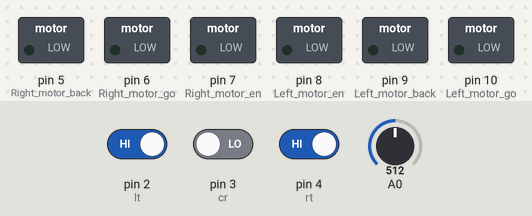
A sketch run on a simulated Arduino Uno, built with avr-gcc and run on an emulated ATmega328P. Shown: switched loads named in the sketch (green lamp = pin HIGH). The inputs (shaded band) are chosen by the test bench; at power-on: pin 2 (lt) HIGH, pin 3 (cr) LOW, pin 4 (rt) HIGH, A0 = 512.

Above: at 1.2 s.
1.3 s: pin 2 (lt) driven LOW
At 2.5 s:
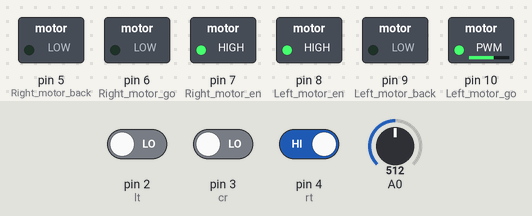
2.8 s: pin 3 (cr) driven HIGH and pin 4 (rt) driven LOW
At 3.7 s:
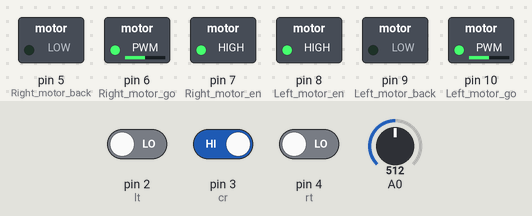
4.3 s: A0 set to 716
At 4.9 s:
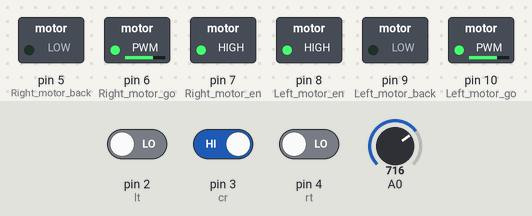
5.8 s: pin 4 (rt) driven HIGH
At 7.2 s:
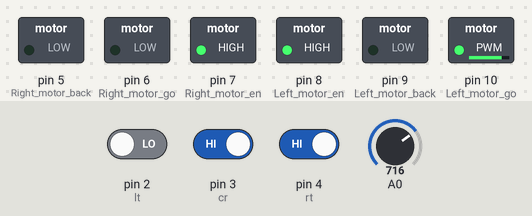
Timing chart, 0 to 8.3 s (numbered marks = the images above; inputs shaded):
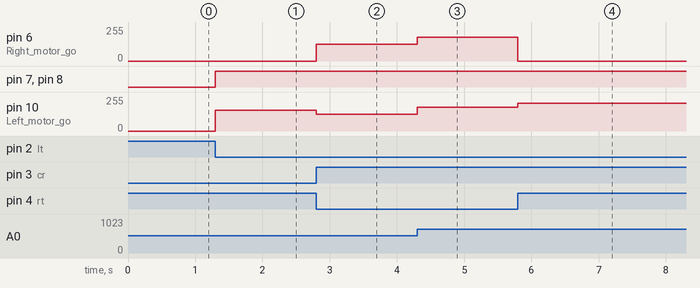

The sketch:

3_Wheels.ino
```cpp
int dwqv;
int V;
//循迹传感器定义
#define lt 2
#define cr 3
#define rt 4
int l,c,r;
//电机驱动定义
const int Left_motor_back=9;       //左电机后退(IN1) pwm
const int Left_motor_go=10;        //左电机前进(IN2) pwm
const int Left_motor_en=8;         // 右电机使能 非pwm引脚

const int Right_motor_go=6;      // 右电机前进(IN4) pwm
const int Right_motor_back=5;    // 右电机后退(IN3) pwm
const int Right_motor_en=7;      // 右电机使能     非pwm

void setup() {
Serial.begin(9600);
pinMode(lt,INPUT);pinMode(cr,INPUT);pinMode(rt,INPUT);

pinMode(Left_motor_go,OUTPUT); // PIN 10 (PWM)
pinMode(Left_motor_back,OUTPUT); // PIN 9 (PWM)
pinMode(Left_motor_en,OUTPUT);// PIN 8

pinMode(Right_motor_go,OUTPUT);// PIN 6 (PWM)
pinMode(Right_motor_back,OUTPUT);// PIN 5 (PWM)
pinMode(Right_motor_en,OUTPUT);// PIN 7

}

void loop() {
//allGo(120,120);//测了一下左右电机，基本无差异OK
//电位器调整速
dwqv=analogRead(A0);
V=map(dwqv,0,1023,0,255);//前进速度


 getLCR();
 if(l==0 && c==1 && r==0) {allGo(V,V); }
  else if(l==1 && c==0 && r==0 || (l==1 && c==1 && r==0) )
  {
    while(!(l==0 && c==1 && r==0)|| (l==0 && c==0 && r==0))
    {
      allGo(0,V+30);//120
      getLCR();
    }
   brake();
  }
  else if(l==0 && c==0 && r==1 || (l==0 && c==1 && r==1))
  {
    while(!(l==0 && c==1 && r==0) || (l==0 && c==0 && r==0))
    {
      allGo(V+30,0);//120
      getLCR();
    }
    brake();
  }
  else
  {
   brake();
  }

//
}
void getLCR(){ l=digitalRead(lt); c=digitalRead(cr); r=digitalRead(rt);}
void showLCR(){ Serial.print("l=");Serial.print(l);Serial.print(",c=");Serial.print(c);Serial.print(",r=");Serial.println(r);}
//电机驱动函数
//1.前进
void allGo(int lv,int rv)
{
  //PWM比例0~255调速，左右轮差异略增减
  //左边 电机
  digitalWrite(Left_motor_en,1);  // Left_motor_en=8  非pwm
  analogWrite(Left_motor_go,lv); //Left_motor_go=10  pwm
  analogWrite(Left_motor_back,0); //Left_motor_back=9  pwm
  //右边电机
 digitalWrite(Right_motor_en,1);//Right_motor_en=7 非pwm
 analogWrite(Right_motor_go,rv);//Right_motor_go=6 pwm
 analogWrite(Right_motor_back,0);//Right_motor_back=5 pwm
}
//2停车
void brake(){digitalWrite(Left_motor_go,0);  digitalWrite(Left_motor_back,0);  digitalWrite(Right_motor_go,0);  digitalWrite(Right_motor_back,0); }
void brake1() { digitalWrite(Left_motor_en,0);  digitalWrite(Right_motor_en,0); }
//3后退方式的左右转
void lANDr(int qv,int hv,int fg)
{
  if(fg==1)  //后退方式左转
  {
   digitalWrite(Left_motor_en,1); analogWrite(Left_motor_go,0); analogWrite(Left_motor_back,hv); //左边电机后退
   digitalWrite(Right_motor_en,1); analogWrite(Right_motor_go,qv); analogWrite(Right_motor_back,0);//右边电机前进
   }
  else if(fg==2) //后退方式右转
  {
   digitalWrite(Left_motor_en,1); analogWrite(Left_motor_go,qv); analogWrite(Left_motor_back,0); //左边电机前进
   digitalWrite(Right_motor_en,1); analogWrite(Right_motor_go,0); analogWrite(Right_motor_back,hv);//右边电机后退
  }
  else  { digitalWrite(Left_motor_go,0);  digitalWrite(Left_motor_back,0);  digitalWrite(Right_motor_go,0);  digitalWrite(Right_motor_back,0);  }
}
```

Measured:
- after the input at 1.3 s, pin 7 (Right_motor_en), pin 8 (Left_motor_en): LOW → HIGH at once; pin 10 (Left_motor_go): 0/255 → 157/255 at once
- after the input at 2.8 s, pin 6 (Right_motor_go): 0/255 → 127/255 at once; pin 10 (Left_motor_go): 157/255 → 127/255 at once
- after the input at 4.3 s, pin 6 (Right_motor_go), pin 10 (Left_motor_go): 127/255 → 178/255 at once
- after the input at 5.8 s, pin 6 (Right_motor_go): 178/255 → 0/255 at once; pin 10 (Left_motor_go): 178/255 → 208/255 at once
